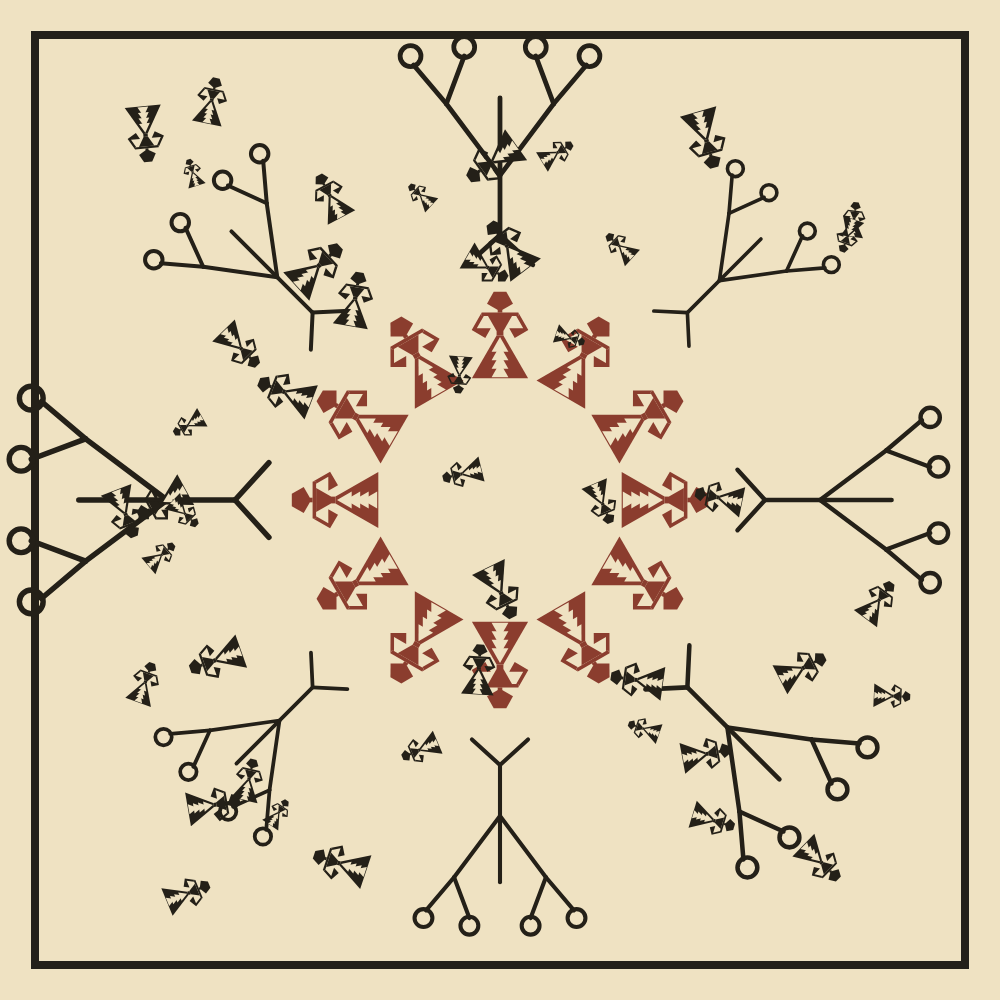
Frame 1 (no input)
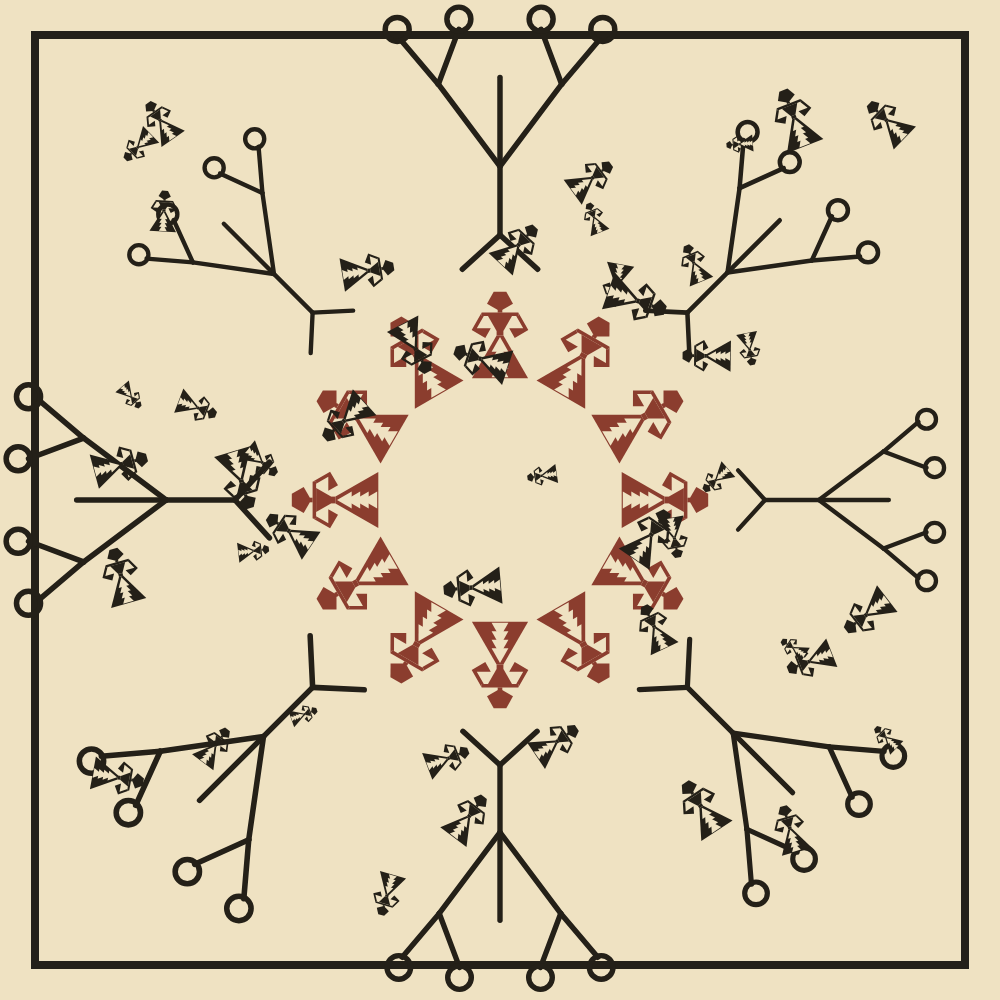
Frame 2 (the mouse pressed at the canvas centre, redrawn once)

The p5.js sketch that drew these frames (run headless with seeded random() and noise() and a simulated clock; the mouse was pressed at the canvas centre and the sketch redrawn once):

// p5.js sketch
// ── sketch.js
// 08 - Final kompozisyon: hayat ağaçları + eli belinde halkası + serpiştirme
// randomSeed sayesinde her çalıştırmada aynı sonuç çıkar; seed'i değiştirerek yeni varyasyonlar üretin.

let bg = '#efe2c2';
let ink = '#242018';
let accent = '#8b3d2e';
let seed = 20260914;

function setup() {
  createCanvas(1000, 1000);
  randomSeed(seed);
  angleMode(RADIANS);
  noLoop();
}

function draw() {
  background(bg);

  drawBorder();
  drawLifeTrees();
  drawEliBelindeRing();
  drawScatter();
}

function drawBorder() {
  noFill();
  stroke(ink);
  strokeWeight(8);
  rect(35, 35, width - 70, height - 70);
}

function drawLifeTrees() {
  for (let i = 0; i < 8; i++) {
    let a = i * TWO_PI / 8;
    let r = 265;
    let x = width / 2 + cos(a) * r;
    let y = height / 2 + sin(a) * r;

    push();
    translate(x, y);
    rotate(a + HALF_PI);
    scale(random(0.45, 0.7));
    drawTree(ink);
    pop();
  }
}

function drawEliBelindeRing() {
  push();
  translate(width / 2, height / 2);

  for (let i = 0; i < 12; i++) {
    push();
    rotate(i * TWO_PI / 12);
    eliBelinde(0, -165, 0.1, accent);
    pop();
  }

  pop();
}

function drawScatter() {
  for (let i = 0; i < 45; i++) {
    push();
    translate(random(100, width - 100), random(100, height - 100));
    rotate(random(TWO_PI));
    eliBelinde(0, 0, random(0.03, 0.07), ink);
    pop();
  }
}

function drawTree(col) {
  stroke(col);
  strokeWeight(8);
  noFill();

  line(0, 0, 0, -230);
  line(0, -100, -90, -220);
  line(0, -100, 90, -220);
  line(-90, -220, -145, -285);
  line(-90, -220, -60, -300);
  line(90, -220, 60, -300);
  line(90, -220, 145, -285);

  circle(-150, -300, 35);
  circle(-60, -315, 35);
  circle(60, -315, 35);
  circle(150, -300, 35);

  line(0, 0, -55, 50);
  line(0, 0, 55, 50);
}

function eliBelinde(x, y, s, renk) {
  push();
  translate(x, y);
  scale(s);
  noStroke();
  fill(renk);

  // 1. KAFA: beşgen
  beginShape();
  vertex(-63, -432);
  vertex(63, -432);
  vertex(130, -313);
  vertex(0, -238);
  vertex(-130, -313);
  endShape(CLOSE);

  // 2. BOYUN
  rect(-23, -252, 46, 28);

  // 3. OMUZ
  rect(-183, -224, 366, 35);

  // 4. GÖVDE: ters yamuk
  quad(-120, -189, 120, -189, 34, -40, -34, -40);

  // 5-6. SOL KOL + SOL EL
  kol();

  // 7-8. SAĞ KOL + SAĞ EL: aynı kol, x ekseninde aynalanır
  push();
  scale(-1, 1);
  kol();
  pop();

  // 9. BEL
  rect(-34, -40, 68, 45);

  // 10. BACAKLAR / ETEK
  quad(-34, 5, 34, 5, 281, 433, -281, 433);

  // 11-14. ETEK MOTİFLERİ: aynı üçgen 4 kez aşağı kaydırılır
  fill(bg);
  for (let i = 0; i < 4; i++) {
    let dy = i * 85;
    triangle(0, 20 + dy, -84, 167 + dy, 84, 167 + dy);
  }

  pop();
}

// Kol ve el tek bir çokgen: omuzdan aşağı iner, bele doğru kıvrılır
function kol() {
  beginShape();
  vertex(-183, -224);
  vertex(-283, -49);
  vertex(-147, 30);
  vertex(-92, -67);
  vertex(-232, -67);
  vertex(-162, -189);
  vertex(-183, -189);
  endShape(CLOSE);
}
